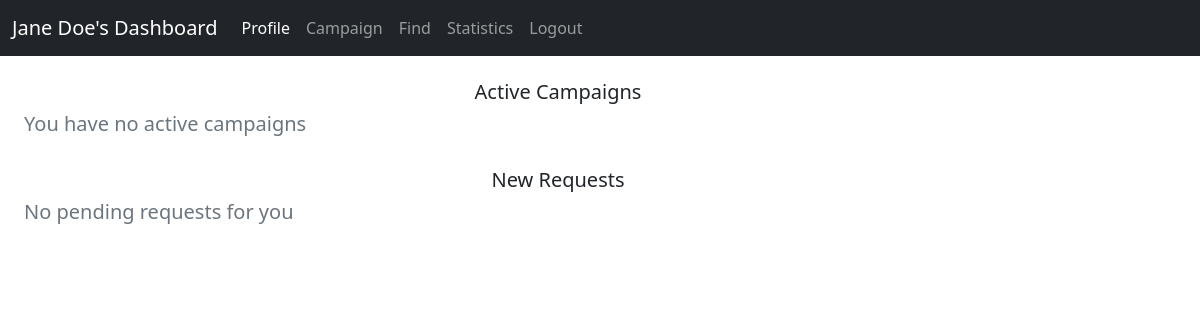
Before: /sponsor_dashboard/1 with the older database file.
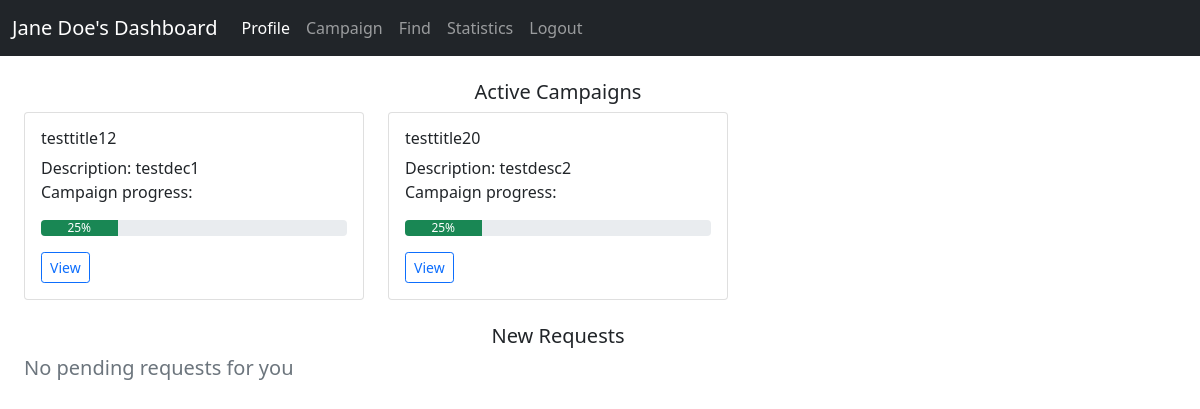
After: the same page with the newer database file.
### backend/models.py (models this page shows)
class Campaign(db.Model):
    __tablename__ = 'campaign'
    id = db.Column(db.Integer, primary_key=True)
    sponsor_id = db.Column(db.Integer, db.ForeignKey('sponsor.id'), nullable=False)
    visibility = db.Column(db.Enum('private', 'public'), default='public', nullable=False)
    title = db.Column(db.String, nullable=False)
    description = db.Column(db.String)
    goal = db.Column(db.String)
    start_date = db.Column(db.Date, nullable=False)
    end_date = db.Column(db.Date, nullable=False)
    budget = db.Column(db.Float, nullable=False)
    flagged = db.Column(db.Boolean, default=False)
    ad_request = db.relationship('Ad_Request', backref='campaign')

### backend/controllers.py (the view)
@app.route('/sponsor_dashboard/<int:sponsor_id>', methods=['GET', 'POST'])
def sponsor_dashboard(sponsor_id):
    sponsor = Sponsor.query.filter_by(id=sponsor_id).first()
    return render_template('sponsor_dashboard.html', sponsor_id=sponsor_id, first_name=sponsor.first_name, last_name=sponsor.last_name,
                           active_campaigns=fetch_active_campaigns(sponsor_id),
                           pending_ad_requests=fetch_pending_ad_requests_for_sponsor(sponsor_id))

### backend/controllers.py (called while the page is built)
def fetch_pending_ad_requests_for_sponsor(id):
    ad_requests = (db.session.query(
                   Ad_Request.id, Ad_Request.title.label('ad_title'),
                   Campaign.title.label('campaign_title'),
                   Influencer.first_name, Influencer.last_name)
                   .join(Campaign, Ad_Request.campaign_id==Campaign.id)
                   .join(Influencer, Ad_Request.influencer_id==Influencer.id)
                   .filter(Campaign.sponsor_id==id, Ad_Request.status=='pending').all())
    pending_ad_requests = {}
    for ad in ad_requests:
        if ad.id not in pending_ad_requests.keys():
            pending_ad_requests[ad.id] = {'ad_title':ad.ad_title, 'campaign_title':ad.campaign_title,
                                          'influencer_fname': ad.first_name, 'influencer_lname': ad.last_name}
    return pending_ad_requests

### templates/sponsor_dashboard.html (shortened to what this page needs)
<!DOCTYPE html>
<html lang="en">
<head>
    <link href="https://cdn.jsdelivr.net/npm/bootstrap@5.0.2/dist/css/bootstrap.min.css" rel="stylesheet">
</head>
<body>
    <div id="container">
        <div id="panel">
            <nav class="navbar navbar-expand-lg navbar-dark bg-dark">
                <div class="container-fluid">
                    <label class="navbar-brand">{{ first_name }} {{ last_name }}'s Dashboard</label>
                    <div class="collapse navbar-collapse" id="navbarNavAltMarkup">
                        <div class="navbar-nav">
                            <a class="nav-link active" aria-current="page" href="/sponsor_dashboard/{{ sponsor_id }}">Profile</a>
                            <a class="nav-link" href="/sponsor_all_campaigns/{{ sponsor_id }}">Campaign</a>
                            <a class="nav-link" href="/sponsor_find/{{ sponsor_id }}">Find</a>
                            <a class="nav-link" href="#">Statistics</a>
                            <a class="nav-link" href="#">Logout</a>
                        </div>
                    </div>
                </div>
            </nav>
        </div>
        <div class="container row">
            <h5 class="text-center"><br>Active Campaigns</h5>
            {% if active_campaigns %}
                {% for key, value in active_campaigns.items() %}
                    <div class="col-sm-4">
                        <div class="card">
                            <div class="card-body">
                                <h6 class="card-title">{{ value.title }}</h6>
                                <p class="card-text">
                                    Description: {{ value.description }}<br>
                                    Campaign progress:
                                    <div class="progress">
                                        <div class="progress-bar bg-success" role="progressbar" style="width: 25%" aria-valuenow="25" aria-valuemin="0" aria-valuemax="100">25%</div>
                                    </div>
                                </p>
                                <a href="/campaign_details/{{ sponsor_id }}/{{ key }}" class="btn btn-outline-primary btn-sm">View</a>
                            </div>
                        </div>
                    </div>
                {% endfor %}
            {% else %}
                <h5 class="text-secondary">You have no active campaigns</h5>
            {% endif %}
        </div>
        <div class="container row">
            <h5 class="text-center"><br>New Requests</h5>
            {% if pending_ad_requests %}
                {% for key, value in ad_requests.items() %}
                    <div class="col-sm-4">
                        <div class="card">
                            <div class="card-body">
                                <h6 class="card-title"> Ad Title: {{ value.ad_title }} </h6>
                                <p class="card-text">
                                    Associated Campaign Title: {{ value.campaign_title }}
                                    Requesting Influencer: {{ value.influencer_fname }}{{ value.influencer_lname }}
                                </p>
                                <a href="#" class="btn btn-outline-primary btn-sm">View Influencer</a>
                                <a href="#" class="btn btn-outline-success btn-sm">Accept</a>
                                <a href="#" class="btn btn-outline-danger btn-sm">Reject</a>
                            </div>
                        </div>
                    </div>
                {% endfor %}
            {% else %}
                <h5 class="text-secondary">No pending requests for you</h5>
            {% endif %}
        </div>
    </div>
</body>
</html>

Changed rows visible on the page:
added Campaign: title "testtitle12", description "testdec1"
added Campaign: title "testtitle20", description "testdesc2"
Other visible differences:
new list line: "Description: Campaign progress: 25% View"
text no longer shown: "You have no active campaigns"
